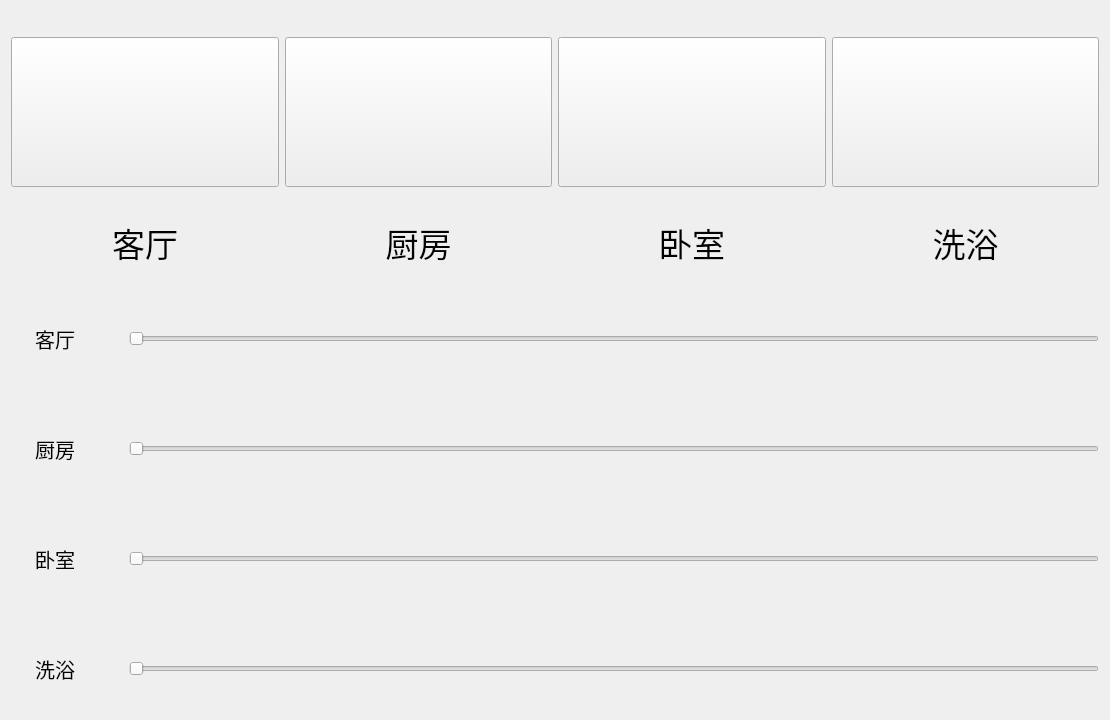
<?xml version="1.0" encoding="UTF-8"?>
<ui version="4.0">
 <class>LEDUI</class>
 <widget class="QWidget" name="LEDUI">
  <property name="geometry">
   <rect>
    <x>0</x>
    <y>0</y>
    <width>1110</width>
    <height>720</height>
   </rect>
  </property>
  <property name="windowTitle">
   <string>Form</string>
  </property>
  <layout class="QGridLayout" name="gridLayout">
   <item row="0" column="0">
    <layout class="QVBoxLayout" name="verticalLayout_7" stretch="1,2">
     <item>
      <layout class="QHBoxLayout" name="horizontalLayout_5">
       <item>
        <layout class="QVBoxLayout" name="verticalLayout">
         <item>
          <spacer name="verticalSpacer_9">
           <property name="orientation">
            <enum>Qt::Vertical</enum>
           </property>
           <property name="sizeHint" stdset="0">
            <size>
             <width>20</width>
             <height>40</height>
            </size>
           </property>
          </spacer>
         </item>
         <item>
          <widget class="QPushButton" name="btn_living">
           <property name="minimumSize">
            <size>
             <width>80</width>
             <height>150</height>
            </size>
           </property>
           <property name="text">
            <string/>
           </property>
           <property name="iconSize">
            <size>
             <width>100</width>
             <height>100</height>
            </size>
           </property>
          </widget>
         </item>
         <item>
          <spacer name="verticalSpacer">
           <property name="orientation">
            <enum>Qt::Vertical</enum>
           </property>
           <property name="sizeHint" stdset="0">
            <size>
             <width>20</width>
             <height>40</height>
            </size>
           </property>
          </spacer>
         </item>
         <item>
          <widget class="QLabel" name="label">
           <property name="maximumSize">
            <size>
             <width>16777215</width>
             <height>100</height>
            </size>
           </property>
           <property name="font">
            <font>
             <pointsize>25</pointsize>
            </font>
           </property>
           <property name="text">
            <string>客厅</string>
           </property>
           <property name="alignment">
            <set>Qt::AlignCenter</set>
           </property>
          </widget>
         </item>
         <item>
          <spacer name="verticalSpacer_2">
           <property name="orientation">
            <enum>Qt::Vertical</enum>
           </property>
           <property name="sizeHint" stdset="0">
            <size>
             <width>20</width>
             <height>40</height>
            </size>
           </property>
          </spacer>
         </item>
        </layout>
       </item>
       <item>
        <layout class="QVBoxLayout" name="verticalLayout_2">
         <item>
          <spacer name="verticalSpacer_13">
           <property name="orientation">
            <enum>Qt::Vertical</enum>
           </property>
           <property name="sizeHint" stdset="0">
            <size>
             <width>20</width>
             <height>40</height>
            </size>
           </property>
          </spacer>
         </item>
         <item>
          <widget class="QPushButton" name="btn_kitchen">
           <property name="minimumSize">
            <size>
             <width>80</width>
             <height>150</height>
            </size>
           </property>
           <property name="text">
            <string/>
           </property>
           <property name="iconSize">
            <size>
             <width>100</width>
             <height>100</height>
            </size>
           </property>
          </widget>
         </item>
         <item>
          <spacer name="verticalSpacer_4">
           <property name="orientation">
            <enum>Qt::Vertical</enum>
           </property>
           <property name="sizeHint" stdset="0">
            <size>
             <width>20</width>
             <height>40</height>
            </size>
           </property>
          </spacer>
         </item>
         <item>
          <widget class="QLabel" name="label_3">
           <property name="maximumSize">
            <size>
             <width>16777215</width>
             <height>100</height>
            </size>
           </property>
           <property name="font">
            <font>
             <pointsize>25</pointsize>
            </font>
           </property>
           <property name="text">
            <string>厨房</string>
           </property>
           <property name="alignment">
            <set>Qt::AlignCenter</set>
           </property>
          </widget>
         </item>
         <item>
          <spacer name="verticalSpacer_3">
           <property name="orientation">
            <enum>Qt::Vertical</enum>
           </property>
           <property name="sizeHint" stdset="0">
            <size>
             <width>20</width>
             <height>40</height>
            </size>
           </property>
          </spacer>
         </item>
        </layout>
       </item>
       <item>
        <layout class="QVBoxLayout" name="verticalLayout_3">
         <item>
          <spacer name="verticalSpacer_14">
           <property name="orientation">
            <enum>Qt::Vertical</enum>
           </property>
           <property name="sizeHint" stdset="0">
            <size>
             <width>20</width>
             <height>40</height>
            </size>
           </property>
          </spacer>
         </item>
         <item>
          <widget class="QPushButton" name="btn_bedroom">
           <property name="minimumSize">
            <size>
             <width>80</width>
             <height>150</height>
            </size>
           </property>
           <property name="styleSheet">
            <string notr="true"/>
           </property>
           <property name="text">
            <string/>
           </property>
           <property name="iconSize">
            <size>
             <width>100</width>
             <height>100</height>
            </size>
           </property>
          </widget>
         </item>
         <item>
          <spacer name="verticalSpacer_7">
           <property name="orientation">
            <enum>Qt::Vertical</enum>
           </property>
           <property name="sizeHint" stdset="0">
            <size>
             <width>20</width>
             <height>40</height>
            </size>
           </property>
          </spacer>
         </item>
         <item>
          <widget class="QLabel" name="label_4">
           <property name="maximumSize">
            <size>
             <width>16777215</width>
             <height>100</height>
            </size>
           </property>
           <property name="font">
            <font>
             <pointsize>25</pointsize>
            </font>
           </property>
           <property name="text">
            <string>卧室</string>
           </property>
           <property name="alignment">
            <set>Qt::AlignCenter</set>
           </property>
          </widget>
         </item>
         <item>
          <spacer name="verticalSpacer_6">
           <property name="orientation">
            <enum>Qt::Vertical</enum>
           </property>
           <property name="sizeHint" stdset="0">
            <size>
             <width>20</width>
             <height>40</height>
            </size>
           </property>
          </spacer>
         </item>
        </layout>
       </item>
       <item>
        <layout class="QVBoxLayout" name="verticalLayout_5">
         <item>
          <spacer name="verticalSpacer_15">
           <property name="orientation">
            <enum>Qt::Vertical</enum>
           </property>
           <property name="sizeHint" stdset="0">
            <size>
             <width>20</width>
             <height>40</height>
            </size>
           </property>
          </spacer>
         </item>
         <item>
          <widget class="QPushButton" name="btn_bathe">
           <property name="minimumSize">
            <size>
             <width>80</width>
             <height>150</height>
            </size>
           </property>
           <property name="text">
            <string/>
           </property>
           <property name="iconSize">
            <size>
             <width>100</width>
             <height>100</height>
            </size>
           </property>
          </widget>
         </item>
         <item>
          <spacer name="verticalSpacer_8">
           <property name="orientation">
            <enum>Qt::Vertical</enum>
           </property>
           <property name="sizeHint" stdset="0">
            <size>
             <width>20</width>
             <height>40</height>
            </size>
           </property>
          </spacer>
         </item>
         <item>
          <widget class="QLabel" name="label_9">
           <property name="maximumSize">
            <size>
             <width>16777215</width>
             <height>100</height>
            </size>
           </property>
           <property name="font">
            <font>
             <pointsize>25</pointsize>
            </font>
           </property>
           <property name="text">
            <string>洗浴</string>
           </property>
           <property name="alignment">
            <set>Qt::AlignCenter</set>
           </property>
          </widget>
         </item>
         <item>
          <spacer name="verticalSpacer_5">
           <property name="orientation">
            <enum>Qt::Vertical</enum>
           </property>
           <property name="sizeHint" stdset="0">
            <size>
             <width>20</width>
             <height>40</height>
            </size>
           </property>
          </spacer>
         </item>
        </layout>
       </item>
      </layout>
     </item>
     <item>
      <layout class="QVBoxLayout" name="verticalLayout_6">
       <property name="spacing">
        <number>30</number>
       </property>
       <item>
        <layout class="QHBoxLayout" name="horizontalLayout" stretch="1,11">
         <item>
          <widget class="QLabel" name="label_2">
           <property name="minimumSize">
            <size>
             <width>0</width>
             <height>80</height>
            </size>
           </property>
           <property name="font">
            <font>
             <pointsize>15</pointsize>
            </font>
           </property>
           <property name="text">
            <string>客厅</string>
           </property>
           <property name="alignment">
            <set>Qt::AlignCenter</set>
           </property>
          </widget>
         </item>
         <item>
          <widget class="QSlider" name="hs_living">
           <property name="font">
            <font>
             <pointsize>15</pointsize>
            </font>
           </property>
           <property name="maximum">
            <number>100</number>
           </property>
           <property name="orientation">
            <enum>Qt::Horizontal</enum>
           </property>
           <property name="tickPosition">
            <enum>QSlider::NoTicks</enum>
           </property>
          </widget>
         </item>
        </layout>
       </item>
       <item>
        <layout class="QHBoxLayout" name="horizontalLayout_2" stretch="1,11">
         <item>
          <widget class="QLabel" name="label_6">
           <property name="minimumSize">
            <size>
             <width>0</width>
             <height>80</height>
            </size>
           </property>
           <property name="font">
            <font>
             <pointsize>15</pointsize>
            </font>
           </property>
           <property name="text">
            <string>厨房</string>
           </property>
           <property name="alignment">
            <set>Qt::AlignCenter</set>
           </property>
          </widget>
         </item>
         <item>
          <widget class="QSlider" name="hs_kitchen">
           <property name="font">
            <font>
             <pointsize>15</pointsize>
            </font>
           </property>
           <property name="maximum">
            <number>100</number>
           </property>
           <property name="orientation">
            <enum>Qt::Horizontal</enum>
           </property>
          </widget>
         </item>
        </layout>
       </item>
       <item>
        <layout class="QHBoxLayout" name="horizontalLayout_3" stretch="1,11">
         <item>
          <widget class="QLabel" name="label_7">
           <property name="minimumSize">
            <size>
             <width>0</width>
             <height>80</height>
            </size>
           </property>
           <property name="font">
            <font>
             <pointsize>15</pointsize>
            </font>
           </property>
           <property name="text">
            <string>卧室</string>
           </property>
           <property name="alignment">
            <set>Qt::AlignCenter</set>
           </property>
          </widget>
         </item>
         <item>
          <widget class="QSlider" name="hs_bedroom">
           <property name="font">
            <font>
             <pointsize>15</pointsize>
            </font>
           </property>
           <property name="maximum">
            <number>100</number>
           </property>
           <property name="orientation">
            <enum>Qt::Horizontal</enum>
           </property>
          </widget>
         </item>
        </layout>
       </item>
       <item>
        <layout class="QHBoxLayout" name="horizontalLayout_4" stretch="1,11">
         <item>
          <widget class="QLabel" name="label_8">
           <property name="minimumSize">
            <size>
             <width>0</width>
             <height>80</height>
            </size>
           </property>
           <property name="font">
            <font>
             <pointsize>15</pointsize>
            </font>
           </property>
           <property name="text">
            <string>洗浴</string>
           </property>
           <property name="alignment">
            <set>Qt::AlignCenter</set>
           </property>
          </widget>
         </item>
         <item>
          <widget class="QSlider" name="hs_bathe">
           <property name="font">
            <font>
             <pointsize>15</pointsize>
            </font>
           </property>
           <property name="maximum">
            <number>100</number>
           </property>
           <property name="orientation">
            <enum>Qt::Horizontal</enum>
           </property>
          </widget>
         </item>
        </layout>
       </item>
      </layout>
     </item>
    </layout>
   </item>
  </layout>
 </widget>
 <resources/>
 <connections/>
</ui>
